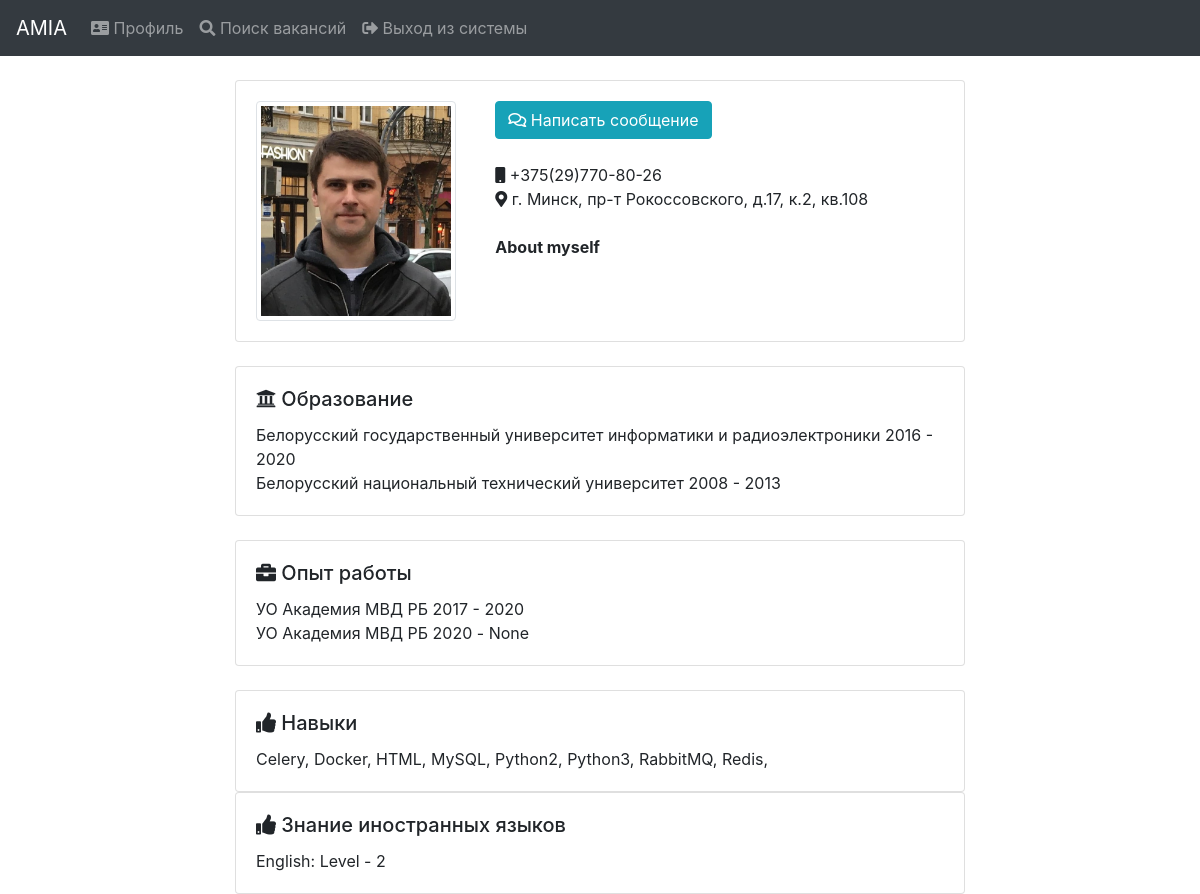
The app's page /profiles/1/ with its own data.
### social_profile/models.py (models this page shows, shortened)
class SocialProfile(models.Model):
    user = models.OneToOneField(User, on_delete=models.CASCADE)
    last_name = models.CharField(max_length=100, verbose_name="Last name")
    first_name = models.CharField(max_length=100, verbose_name="First name")
    patronymic = models.CharField(max_length=100, verbose_name="Patronymic", blank=True, null=True)
    email = models.EmailField(verbose_name="E-mail")
    date_of_birth = models.DateField(verbose_name="Date_of_birth", blank=True, null=True)
    status = models.IntegerField(verbose_name="Status", default=1)
    date_added = models.DateTimeField(verbose_name="Date_added", auto_now_add=True)
    profile_img = models.ImageField(verbose_name="Profile_img", blank=True, null=True, upload_to='profile')
    about_myself = models.TextField(verbose_name="About_myself", blank=True, null=True)
    contact_information_phone = models.CharField(max_length=255, verbose_name="Phone", blank=True, null=True)
    contact_information_address = models.CharField(max_length=255, verbose_name="Address", blank=True, null=True)
    education = models.ManyToManyField(EducationalInstitution, verbose_name="Education", through="EducationWithInfo")
    work_experience = models.ManyToManyField(WorkExperience, verbose_name="Work experience")
    interests = models.ManyToManyField(Interest, verbose_name="Interests", blank=True)
    skills = models.ManyToManyField(Skill, verbose_name="Skills", blank=True)
    languages = models.ManyToManyField(Language, verbose_name="Language", through='LanguageWithLevel')
    class Meta:
        ordering = ('last_name',)
        verbose_name = 'Social profile'
        verbose_name_plural = 'Social profiles'

class EducationWithInfo(models.Model):
    education = models.ForeignKey(EducationalInstitution, on_delete=models.CASCADE)
    profile = models.ForeignKey(SocialProfile, on_delete=models.CASCADE)
    year_of_entrance = models.IntegerField(verbose_name="Year of entrance")
    year_of_graduating = models.IntegerField(verbose_name="Year of graduating", blank=True, null=True)

class EducationalInstitution(models.Model):
    institutional_name = models.CharField(max_length=255, verbose_name="Institutional name")
    def __str__(self):
        return self.institutional_name
    class Meta:
        ordering = ('institutional_name',)
        verbose_name = 'Education'
        verbose_name_plural = 'Educations'

class WorkExperience(models.Model):
    company_name = models.CharField(max_length=255, verbose_name="Company name")
    position = models.CharField(max_length=255, verbose_name="Position")
    duty = models.TextField(verbose_name="Duty", blank=True, null=True)
    year_start = models.IntegerField(verbose_name="Start year")
    year_end = models.IntegerField(verbose_name="End year", blank=True, null=True)
    class Meta:
        ordering = ('position',)
        verbose_name = 'Work experience'
        verbose_name_plural = 'Work experience'

class Skill(models.Model):
    skill_name = models.CharField(max_length=255, verbose_name="Skill")
    def __str__(self):
        return self.skill_name
    class Meta:
        ordering = ('skill_name',)
        verbose_name = 'Skill'
        verbose_name_plural = 'Skills'

class LanguageWithLevel(models.Model):
    language = models.ForeignKey(Language, on_delete=models.CASCADE)
    profile = models.ForeignKey(SocialProfile, on_delete=models.CASCADE)
    level = models.ForeignKey(LanguageLevel, on_delete=models.CASCADE)

class Language(models.Model):
    language_name = models.CharField(max_length=100, verbose_name="Language_name")
    def __str__(self):
        return self.language_name
    class Meta:
        ordering = ('language_name',)
        verbose_name = 'Language'
        verbose_name_plural = 'Languages'

class LanguageLevel(models.Model):
    LEVELS = (
        (1, 'Beginner'),
        (2, 'Pre-Intermediate'),
        (3, 'Intermediate'),
        (4, 'Upper-Intermediate'),
        (5, 'Advanced'),
        (6, 'Proficiency'),
    )
    language_level = models.IntegerField(verbose_name="language_level", choices=LEVELS)
    def __str__(self):
        return str(self.language_level)
    class Meta:
        ordering = ('language_level',)
        verbose_name = 'Language level'
        verbose_name_plural = 'Language levels'

### social_profile/views.py (the view, shortened to what this page needs)
# urls.py: path('<profile_id>/', views.ProfileView.as_view(), name='profile_data'),
class ProfileView(View):
    def get(self, request, profile_id):
        profile_data = get_object_or_404(SocialProfile, pk=profile_id)
        return render(request, 'social_profile/profile.html', {
            'profile': profile_data
        })

### context_processors/models_context.py (called while the page is built)
def models_context(request):
    return {'educational': EducationalInstitution.objects.all(),
            'language_levels': LanguageLevel.objects.all(),
            'languages': Language.objects.all(),
            'specialties': Specialty.objects.all(),
            'skills': Skill.objects.all(),
            'interests': Interest.objects.all(),
            }

### social_profile/templates/social_profile/profile.html (shortened to what this page needs)
{% extends "base.html" %}
{% load static %}
{% block content %}
    {% if request.user.is_staff %}
        {% include 'hr/navbar_hr.html' %}
    {% else %}
        {% include "social_profile/navbar.html" %}
    {% endif %}
    <br>
    <div class="container">
        <div class="row">
            <div class="col-sm-2"></div>
            <div class="col-sm-8">
                <div class="card">
                    <div class="card-body">
                        <div class="row">
                            <div class="col-sm-4">
                                <img src="{% static 'social_profile/img/IMG_20201007_153921_071-min (1).jpg' %}" alt="profile_image" class="img-thumbnail" width="200">
                            </div>
                            <div class="col-sm-8">
                                <button type="button" class="btn btn-info"><i class="far fa-comments"></i> Написать сообщение</button><br><br>
                                <div>
                                    <i class="fas fa-mobile"></i> {{ profile.contact_information_phone }}<br>
                                    <i class="fas fa-map-marker-alt"></i> {{ profile.contact_information_address }}<br><br>
                                    <b>{{ profile.about_myself }}</b>
                                </div>
                            </div>
                        </div>
                    </div>
                </div>
                <br>
                <div class="card">
                    <div class="card-body">
                        <h5 class="card-title"><i class="fas fa-university"></i> Образование</h5>
                        {% for education in profile.educationwithinfo_set.all %}
                            {{ education.education }} {{ education.year_of_entrance }} - {{ education.year_of_graduating }}<br>
                        {% endfor %}
                    </div>
                </div>
                <br>
                <div class="card">
                    <div class="card-body">
                        <h5 class="card-title"><i class="fas fa-briefcase"></i> Опыт работы</h5>
                        {% for w_e in profile.work_experience.all %}
                            {{ w_e.company_name }} {{ w_e.year_start }} - {{ w_e.year_end }}<br>
                        {% endfor %}
                    </div>
                </div>
                <br>
                <div class="card">
                    <div class="card-body">
                        <h5 class="card-title"><i class="fas fa-thumbs-up"></i> Навыки</h5>
                        {% for skill in profile.skills.all %}
                            {{ skill }},
                        {% endfor %}
                    </div>
                </div>
                <div class="card">
                    <div class="card-body">
                        <h5 class="card-title"><i class="fas fa-thumbs-up"></i> Знание иностранных языков</h5>
                        {% for lang in profile.languagewithlevel_set.all %}
                            {{ lang.language }}: Level - {{ lang.level }}
                        {% endfor %}
                    </div>
                </div>
            </div>
            <div class="col-sm-2"></div>
        </div>
    </div>
{% endblock %}

### records on screen
SocialProfile: contact_information_phone "+375(29)770-80-26", contact_information_address "г. Минск, пр-т Рокоссовского, д.17, к.2, кв.108", about_myself "About myself"
EducationWithInfo: education "Белорусский государственный университет информатики и радиоэлектроники", year_of_entrance "2016", year_of_graduating "2020"
EducationWithInfo: education "Белорусский национальный технический университет", year_of_entrance "2008", year_of_graduating "2013"
WorkExperience: company_name "УО Академия МВД РБ", year_start "2017", year_end "2020"
WorkExperience: company_name "УО Академия МВД РБ", year_start "2020", year_end "None"
Skill: skill_name "Celery"
Skill: skill_name "Docker"
Skill: skill_name "HTML"
Skill: skill_name "MySQL"
Skill: skill_name "Python2"
Skill: skill_name "Python3"
Skill: skill_name "RabbitMQ"
Skill: skill_name "Redis"
LanguageWithLevel: language "English", level "2"
